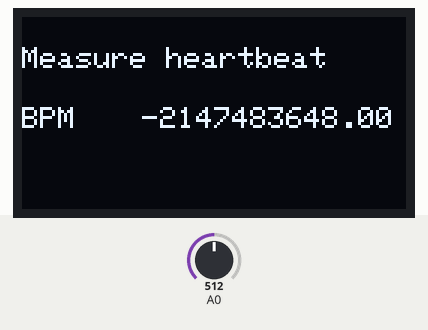
Recording of a sketch running on a simulated ESP8266 (NodeMCU). Parts: 128×64 one-colour display. Inputs (shaded band) come from the test bench; at power-on: A0 = 512. WiFi joins after 1.5 s; servers stay silent unless stated; what the sketch prints to the serial monitor is not drawn.

Above: at 6.9 s.

The sketch:

Pulsesensor_Done.ino
```cpp
//Khai báo thư viện sử dụng
#include <Wire.h>
#include <Adafruit_GFX.h>
#include <Adafruit_SSD1306.h>
#define BLYNK_PRINT Serial
#include <Blynk.h>
#include <ESP8266WiFi.h>
#include <BlynkSimpleEsp8266.h>
#define SCREEN_WIDTH 128  // Chiều rộng OLED
#define SCREEN_HEIGHT 64 // Chiều cao OLED
//Khởi tạo một đối tượng hiển thị với chiều rộng, chiều cao được xác định trước đó bằng giao thức truyền thông I2C
Adafruit_SSD1306 display(SCREEN_WIDTH, SCREEN_HEIGHT, &Wire, -1);
//Tham số -1 nghĩa là màn hình OLED không có chân Reset

char auth[] = "vGbHjZV8kE0dR44WwxS7C-eXdoqPfwjT";       // Auth Token
char ssid[] = "SSS_D";        //Tên Wifi
char pass[] = "123@123Hh";       //Mật khẩu Wifi
int UpperThreshold = 518; //Giá trị ngưỡng trên, Xác định tín hiệu nào được tính là 1 nhịp, tín hiệu nào bỏ qua.
int LowerThreshold = 490; //Giá trị ngưỡng dưới
int reading = 0; //Đọc giá trị ADC từ cảm biến
float BPM = 0.0; //Nhịp tim
bool IgnoreReading = false;
bool FirstPulseDetected = false;
unsigned long FirstPulseTime = 0;
unsigned long SecondPulseTime = 0;
unsigned long PulseInterval = 0;
const unsigned long delayTime = 10;
const unsigned long delayTime2 = 1000;
unsigned long previousMillis = 0;
unsigned long previousMillis2 = 0;

void setup() {
  Serial.begin(9600); // Tốc độ baud
  Blynk.begin(auth, ssid, pass); // Khởi tại Blynk
  if (!display.begin(SSD1306_SWITCHCAPVCC, 0x3C)) //Khởi tạo màn hình
  {
    Serial.println(F("SSD1306 allocation failed"));
    //Thông báo trên Serial Monitor, trong trường hợp không thể kết nối với màn hình
    for (;;); //Tránh lặp liên tục
  }
  delay(2000);
  // Trễ hai giây để OLED có đủ thời gian khởi tạo trước khi viết văn bản
  display.clearDisplay();
  display.setTextSize(1);
  display.setTextColor(WHITE);
  display.setCursor(0, 10);
  display.println("Loading . . .");
  display.display();
  delay(3000);
}

void loop()
{
  Blynk.run();
  BPM_True();
  Send_Blynk();
}

void BPM_True()
{
  //Nhận thời gian hiện tại
  unsigned long currentMillis = millis();

  //Thiết lập thời gian đo cho 1 xung
  if (myTimer1(delayTime, currentMillis) == 1)
  {

    reading = analogRead(0);

    //Giá trị đọc được vượt ngưỡng UpperThreshold
    if (reading > UpperThreshold && IgnoreReading == false)
    {
      if (FirstPulseDetected == false)
      {
        FirstPulseTime = millis();
        FirstPulseDetected = true;
      }
      else {
        SecondPulseTime = millis();
        PulseInterval = SecondPulseTime - FirstPulseTime;
        FirstPulseTime = SecondPulseTime;
      }
      IgnoreReading = true;
    }

    //Giá trị đọc được dưới ngưỡng LowerThreshold
    if (reading < LowerThreshold && IgnoreReading == true)
    {
      IgnoreReading = false;
    }

    // Tính nhịp đập mỗi phút
    BPM = int((1.0 / PulseInterval) * 60.0 * 1000); // Ép kiểu int để nhận giá trị nguyên
    //Khoảng thời gian được tính bằng ms, *1000 để chuyển sang s,*60 để chuyển sang phút
  }

  //Hiển thị lên Serial
  if (myTimer2(delayTime2, currentMillis) == 1)
  {
    Serial.print(reading);
    Serial.print("\t");
    Serial.print(PulseInterval);
    Serial.print("\t");
    Serial.print(BPM);
    Serial.println(" BPM "); // Gửi giá trị tín hiệu đến Serial Plotter.
    Serial.flush();
  }
  display.clearDisplay(); //Xóa bộ đệm hiển thị bằng clearDisplay()
  display.setTextSize(1); //Đặt kích thước phông chữ bằng cách sử dụng setTextSize()
  display.setTextColor(WHITE); //Đặt màu phông chữ với setTextColor()
  display.setCursor(0, 10); //Xác định vị trí mà văn bản bắt đầu bằng cách sử dụng setCursor(x, y)
  display.println("Measure heartbeat"); // Gửi văn bản đến màn hình bằng cách sử dụng println()
  display.setCursor(0, 30);
  display.println("BPM");
  display.setCursor(40, 30);
  display.println(String(BPM));
  display.display();
}

void Send_Blynk()
{
  Blynk.virtualWrite(V7, BPM); //Truyền dữ liệu lên bộ Gauge kênh V7
}

//Bộ đếm thời gian cập nhật phép tính BPM
int myTimer1(long delayTime, long currentMillis)
{
  if (currentMillis - previousMillis >= delayTime)
  {
    previousMillis = currentMillis;
    return 1;
  }
  else {
    return 0;
  }
}

//Bộ đếm thời gian cập nhật hiển thị lên Serial
int myTimer2(long delayTime2, long currentMillis)
{
  if (currentMillis - previousMillis2 >= delayTime2)
  {
    previousMillis2 = currentMillis;
    return 1;
  }
  else
  {
    return 0;
  }
}
```
